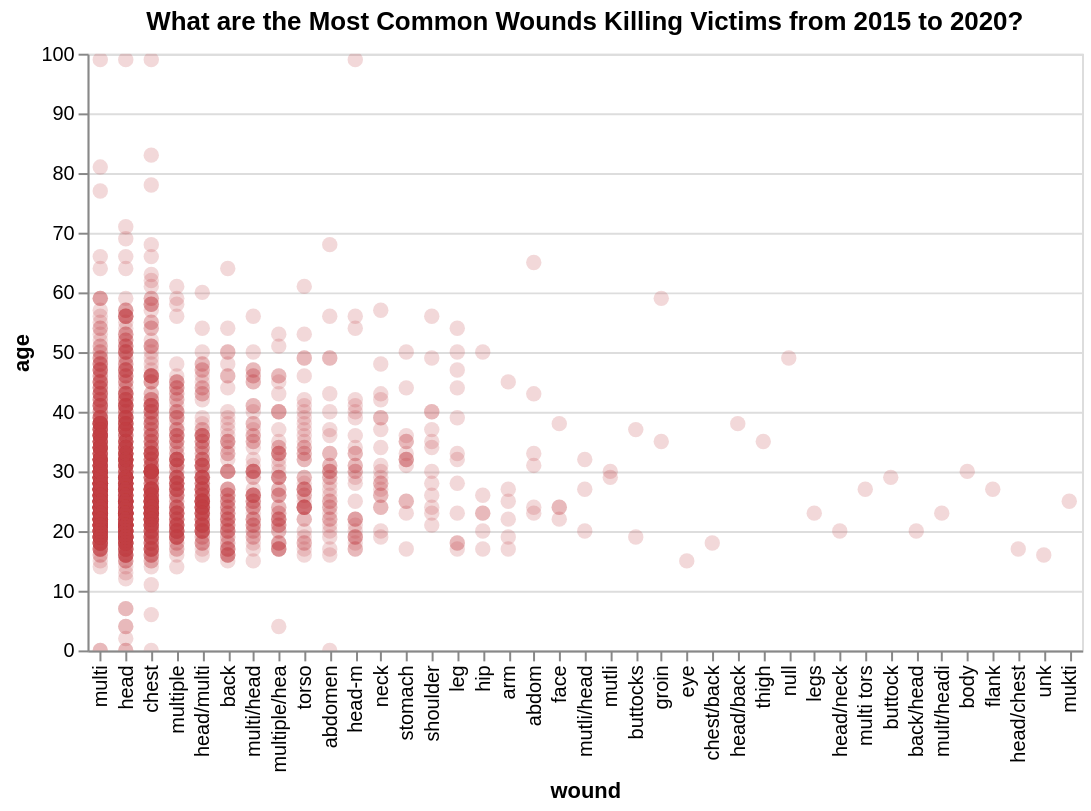

The specification (Vega-Lite) saved for this image:
### Vega-Lite specification from a JSON file in a GitHub repository (floating-point values rounded to 4 significant figures; data arrays with more than 128 entries replaced by an {"elided": "..."} marker saying what was removed)
{"config": {"view": {"continuousWidth": 400, "continuousHeight": 300}, "mark": {"color": "#bc3c40", "opacity": 0.2}}, "data": {"name": "data-5090d7a7f200fc07c5401fba4dab3e10"}, "mark": {"type": "circle", "size": 60}, "encoding": {"tooltip": [{"type": "quantitative", "field": "age"}, {"type": "nominal", "field": "race"}, {"type": "nominal", "field": "wound"}, {"type": "quantitative", "field": "year"}], "x": {"type": "nominal", "field": "wound", "scale": {"zero": false}, "sort": {"field": "race", "op": "count", "order": "descending"}}, "y": {"type": "quantitative", "field": "age", "scale": {"zero": false}}}, "selection": {"selector010": {"type": "interval", "bind": "scales", "encodings": ["x", "y"]}}, "title": "What are the Most Common Wounds Killing Victims from 2015 to 2020?", "width": 500, "$schema": "https://vega.github.io/schema/vega-lite/v4.8.1.json", "datasets": {"data-5090d7a7f200fc07c5401fba4dab3e10": {"elided": "1690 records"}}}
